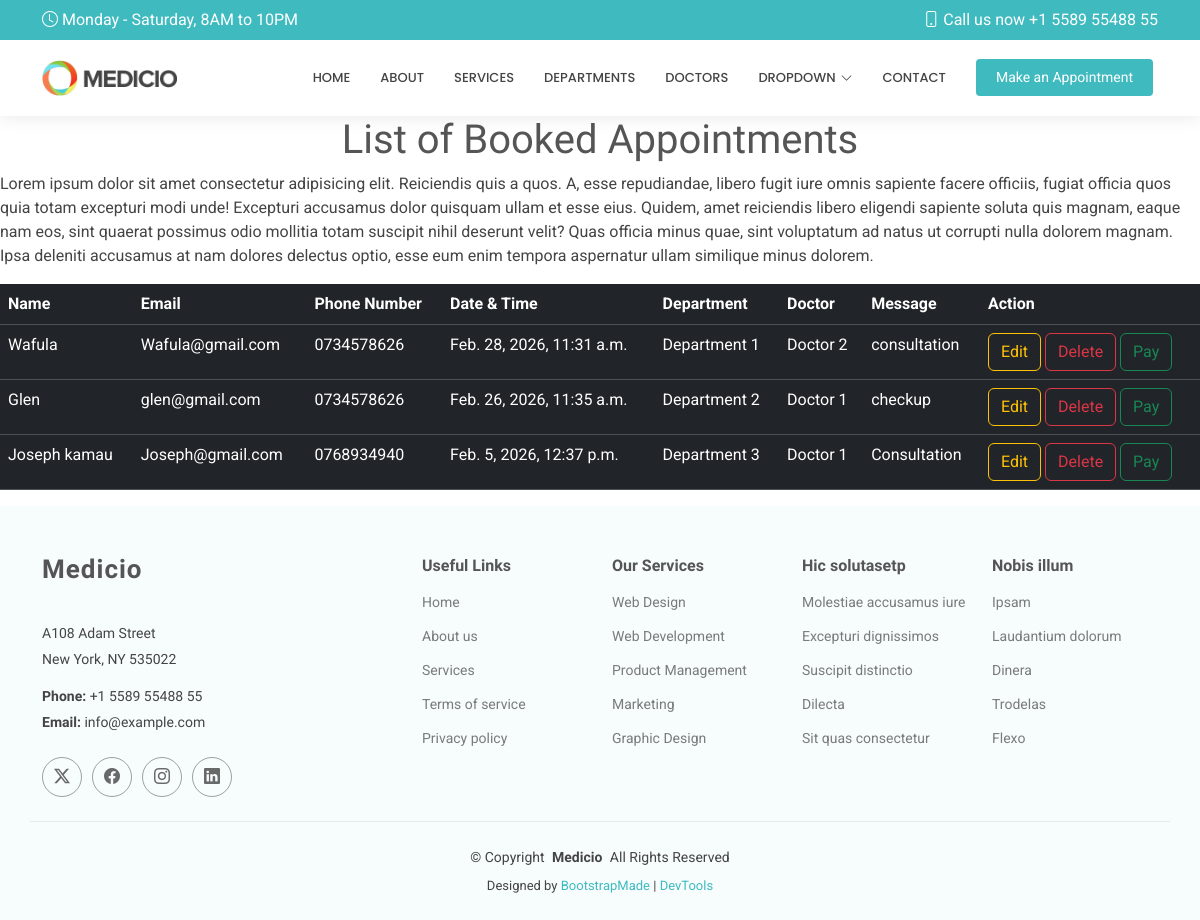
Page /show/ on the committed database.
### careapp/models.py (models this page shows, shortened)
class Appointment(models.Model):
    name = models.CharField(max_length=20)
    email = models.EmailField()
    phone = models.CharField(max_length=10)
    datetime = models.DateTimeField()
    department = models.CharField(max_length=20)
    doctor = models.CharField(max_length=20)
    message = models.TextField()

### careapp/views.py (the view)
# urls.py: path('show/', views.show, name='show'),
def show(request):
    all =Appointment.objects.all()
    return render(request, 'show.html', {"all": all})

### careapp/templates/show.html (shortened to what this page needs)
{% extends 'starter-page.html' %}
{% load static %}
{% block content %}
<h1 class="text-center">List of Booked Appointments</h1>
<p>Lorem ipsum dolor sit amet consectetur adipisicing elit. Reiciendis quis a quos. A, esse repudiandae, libero fugit iure omnis sapiente facere officiis, fugiat officia quos quia totam excepturi modi unde!
Excepturi accusamus dolor quisquam ullam et esse eius. Quidem, amet reiciendis libero eligendi sapiente soluta quis magnam, eaque nam eos, sint quaerat possimus odio mollitia totam suscipit nihil deserunt velit?
Quas officia minus quae, sint voluptatum ad natus ut corrupti nulla dolorem magnam. Ipsa deleniti accusamus at nam dolores delectus optio, esse eum enim tempora aspernatur ullam similique minus dolorem.</p>
<table class="table table-dark">
    <tr>
        <th>Name</th>
        <th>Email</th>
        <th>Phone Number</th>
        <th>Date & Time</th>
        <th>Department</th>
        <th>Doctor</th>
        <th>Message</th>
        <th>Action</th>
    </tr>
    {% for appointment in all %}
        <tr>
            <td>{{ appointment.name}}</td>
            <td>{{ appointment.email}}</td>
            <td>{{ appointment.phone}}</td>
            <td>{{ appointment.datetime}}</td>
            <td>{{ appointment.department}}</td>
            <td>{{ appointment.doctor}}</td>
            <td>{{ appointment.message}}</td>
            <td>
                <a href="/edit/{{ appointment.id }}" class="btn btn-outline-warning">Edit</a>
                <a href="/delete/{{ appointment.id }}" class="btn btn-outline-danger">Delete</a>
                 <a href="" class="btn btn-outline-success">Pay</a>
            </td>
        </tr>
    {% endfor %}
</table>
{% endblock %}

### careapp/templates/starter-page.html (shortened to what this page needs)
<!DOCTYPE html>
<html lang="en">
<head>
  {% load static %}
  <link href="{% static 'assets/vendor/bootstrap/css/bootstrap.min.css' %}" rel="stylesheet">
  <link href="{% static 'assets/vendor/bootstrap-icons/bootstrap-icons.css' %}" rel="stylesheet">
  <link href="{% static 'assets/vendor/aos/aos.css' %}" rel="stylesheet">
  <link href="{% static 'assets/vendor/fontawesome-free/css/all.min.css' %}" rel="stylesheet">
  <link href="{% static 'assets/vendor/glightbox/css/glightbox.min.css' %}" rel="stylesheet">
  <link href="{% static 'assets/vendor/swiper/swiper-bundle.min.css' %}" rel="stylesheet">
  <link href="{% static 'assets/css/main.css' %}" rel="stylesheet">
</head>
<body class="starter-page-page">
  <header id="header" class="header sticky-top">
    <div class="topbar d-flex align-items-center">
      <div class="container d-flex justify-content-center justify-content-md-between">
        <div class="d-none d-md-flex align-items-center">
          <i class="bi bi-clock me-1"></i> Monday - Saturday, 8AM to 10PM
        </div>
        <div class="d-flex align-items-center">
          <i class="bi bi-phone me-1"></i> Call us now +1 5589 55488 55
        </div>
      </div>
    </div>
    <div class="branding d-flex align-items-center">
      <div class="container position-relative d-flex align-items-center justify-content-end">
        <a href="index.html" class="logo d-flex align-items-center me-auto">
          <img src="{% static 'assets/img/logo.png' %}" alt="">
        </a>
        <nav id="navmenu" class="navmenu">
          <ul>
            <li><a href="{% url 'index' %}">Home</a></li>
            <li><a href="{% url 'about' %}">About</a></li>
            <li><a href="{% url 'service' %}">Services</a></li>
            <li><a href="{% url 'department' %}">Departments</a></li>
            <li><a href="{% url 'doctor' %}">Doctors</a></li>
            <li class="dropdown"><a href="#"><span>Dropdown</span> <i class="bi bi-chevron-down toggle-dropdown"></i></a>
            </li>
            <li><a href="{% url 'contact' %}">Contact</a></li>
          </ul>
        </nav>
        <a class="cta-btn" href="{% url 'appointment' %}">Make an Appointment</a>
      </div>
    </div>
  </header>
  <main class="main">
    {% block content %}
    {% endblock %}
  </main>
  <footer id="footer" class="footer light-background">
    <div class="container footer-top">
      <div class="row gy-4">
        <div class="col-lg-4 col-md-6 footer-about">
          <a href="index.html" class="logo d-flex align-items-center">
            <span class="sitename">Medicio</span>
          </a>
          <div class="footer-contact pt-3">
            <p>A108 Adam Street</p>
            <p>New York, NY 535022</p>
            <p class="mt-3"><strong>Phone:</strong> <span>+1 5589 55488 55</span></p>
            <p><strong>Email:</strong> <span>info@example.com</span></p>
          </div>
          <div class="social-links d-flex mt-4">
            <a href=""><i class="bi bi-twitter-x"></i></a>
            <a href=""><i class="bi bi-facebook"></i></a>
            <a href=""><i class="bi bi-instagram"></i></a>
            <a href=""><i class="bi bi-linkedin"></i></a>
          </div>
        </div>
        <div class="col-lg-2 col-md-3 footer-links">
          <h4>Useful Links</h4>
          <ul>
            <li><a href="#">Home</a></li>
            <li><a href="#">About us</a></li>
            <li><a href="#">Services</a></li>
            <li><a href="#">Terms of service</a></li>
            <li><a href="#">Privacy policy</a></li>
          </ul>
        </div>
        <div class="col-lg-2 col-md-3 footer-links">
          <h4>Our Services</h4>
          <ul>
            <li><a href="#">Web Design</a></li>
            <li><a href="#">Web Development</a></li>
            <li><a href="#">Product Management</a></li>
            <li><a href="#">Marketing</a></li>
            <li><a href="#">Graphic Design</a></li>
          </ul>
        </div>
        <div class="col-lg-2 col-md-3 footer-links">
          <h4>Hic solutasetp</h4>
          <ul>
            <li><a href="#">Molestiae accusamus iure</a></li>
            <li><a href="#">Excepturi dignissimos</a></li>
            <li><a href="#">Suscipit distinctio</a></li>
            <li><a href="#">Dilecta</a></li>
            <li><a href="#">Sit quas consectetur</a></li>
          </ul>
        </div>
        <div class="col-lg-2 col-md-3 footer-links">
          <h4>Nobis illum</h4>
          <ul>
            <li><a href="#">Ipsam</a></li>
            <li><a href="#">Laudantium dolorum</a></li>
            <li><a href="#">Dinera</a></li>
            <li><a href="#">Trodelas</a></li>
            <li><a href="#">Flexo</a></li>
          </ul>
        </div>
      </div>
    </div>
    <div class="container copyright text-center mt-4">
      <p>© <span>Copyright</span> <strong class="px-1 sitename">Medicio</strong> <span>All Rights Reserved</span></p>
      <div class="credits">
        Designed by <a href="https://bootstrapmade.com/">BootstrapMade</a> | <a href="https://bootstrapmade.com/tools/">DevTools</a>
      </div>
    </div>
  </footer>
</body>
</html>

### static/assets/css/main.css (style rules this page uses)
:root { --default-font: "Roboto", system-ui, -apple-system, "Segoe UI", Roboto, "Helvetica Neue", Arial, "Noto Sans", "Liberation Sans", sans-serif, "Apple Color Emoji", "Segoe UI Emoji", "Segoe UI Symbol", "Noto Color Emoji"; --heading-font: "Raleway", sans-serif; --nav-font: "Poppins", sans-serif; }
:root { --background-color: #ffffff; --default-color: #444444; --heading-color: #555555; --accent-color: #3fbbc0; --surface-color: #ffffff; --contrast-color: #ffffff; }
:root { --nav-color: #444444; --nav-hover-color: #3fbbc0; --nav-mobile-background-color: #ffffff; --nav-dropdown-background-color: #ffffff; --nav-dropdown-color: #444444; --nav-dropdown-hover-color: #3fbbc0; }
.light-background { --background-color: #f7fcfc; --surface-color: #ffffff; }
:root { scroll-behavior: smooth; }
body { color: var(--default-color); background-color: var(--background-color); font-family: var(--default-font); }
a { color: var(--accent-color); text-decoration: none; transition: 0.3s; }
h1, h2, h3, h4, h5, h6 { color: var(--heading-color); font-family: var(--heading-font); }
.header { color: var(--default-color); background-color: var(--background-color); transition: all 0.5s; z-index: 997; box-shadow: 0px 0 18px rgba(0, 0, 0, 0.1); }
.header .topbar { background-color: var(--accent-color); color: var(--contrast-color); height: 40px; padding: 0; transition: all 0.5s; }
.header .branding { min-height: 60px; padding: 10px 0; }
.header .logo { line-height: 1; }
.header .logo img { max-height: 36px; margin-right: 8px; }
.header .cta-btn, .header .cta-btn:focus { color: var(--contrast-color); background: var(--accent-color); font-size: 14px; padding: 8px 20px; margin: 0 5px 0 30px; border-radius: 4px; transition: 0.3s; }
@media (min-width: 1200px) { .navmenu { padding: 0; } }
@media (min-width: 1200px) { .navmenu ul { margin: 0; padding: 0; display: flex; list-style: none; align-items: center; } }
@media (min-width: 1200px) { .navmenu li { position: relative; } }
@media (min-width: 1200px) { .navmenu a, .navmenu a:focus { color: var(--nav-color); padding: 18px 15px; font-size: 13px; font-family: var(--nav-font); font-weight: 500; text-transform: uppercase; display: flex; align-items: center; justify-content: space-between; white-space: nowrap; transition: 0.3s; } }
@media (min-width: 1200px) { .navmenu a i, .navmenu a:focus i { font-size: 12px; line-height: 0; margin-left: 5px; transition: 0.3s; } }
@media (min-width: 1200px) { .navmenu li:last-child a { padding-right: 0; } }
.footer { color: var(--default-color); background-color: var(--background-color); font-size: 14px; position: relative; }
.footer .footer-top { padding-top: 50px; }
.footer .footer-about .logo { line-height: 1; margin-bottom: 25px; }
.footer .footer-about .logo span { color: var(--heading-color); font-family: var(--heading-font); font-size: 26px; font-weight: 700; letter-spacing: 1px; }
.footer .footer-about p { font-size: 14px; font-family: var(--heading-font); }
.footer .social-links a { display: flex; align-items: center; justify-content: center; width: 40px; height: 40px; border-radius: 50%; border: 1px solid color-mix(in srgb, var(--default-color), transparent 50%); font-size: 16px; color: color-mix(in srgb, var(--default-color), transparent 20%); margin-right: 10px; transition: 0.3s; }
.footer h4 { font-size: 16px; font-weight: bold; position: relative; padding-bottom: 12px; }
.footer .footer-links { margin-bottom: 30px; }
.footer .footer-links ul { list-style: none; padding: 0; margin: 0; }
.footer .footer-links ul li { padding: 10px 0; display: flex; align-items: center; }
.footer .footer-links ul li:first-child { padding-top: 0; }
.footer .footer-links ul a { color: color-mix(in srgb, var(--default-color), transparent 30%); display: inline-block; line-height: 1; }
.footer .footer-contact p { margin-bottom: 5px; }
.footer .copyright { padding: 25px 0; border-top: 1px solid color-mix(in srgb, var(--default-color), transparent 90%); }
.footer .copyright p { margin-bottom: 0; }
.footer .credits { margin-top: 8px; font-size: 13px; }

### rows in the picture
Appointment: name "Wafula", email "Wafula@gmail.com", phone "0734578626", datetime "Feb. 28, 2026, 11:31 a.m.", department "Department 1", doctor "Doctor 2", message "consultation"
Appointment: name "Glen", email "glen@gmail.com", phone "0734578626", datetime "Feb. 26, 2026, 11:35 a.m.", department "Department 2", doctor "Doctor 1", message "checkup"
Appointment: name "Joseph kamau", email "Joseph@gmail.com", phone "0768934940", datetime "Feb. 5, 2026, 12:37 p.m.", department "Department 3", doctor "Doctor 1", message "Consultation"
